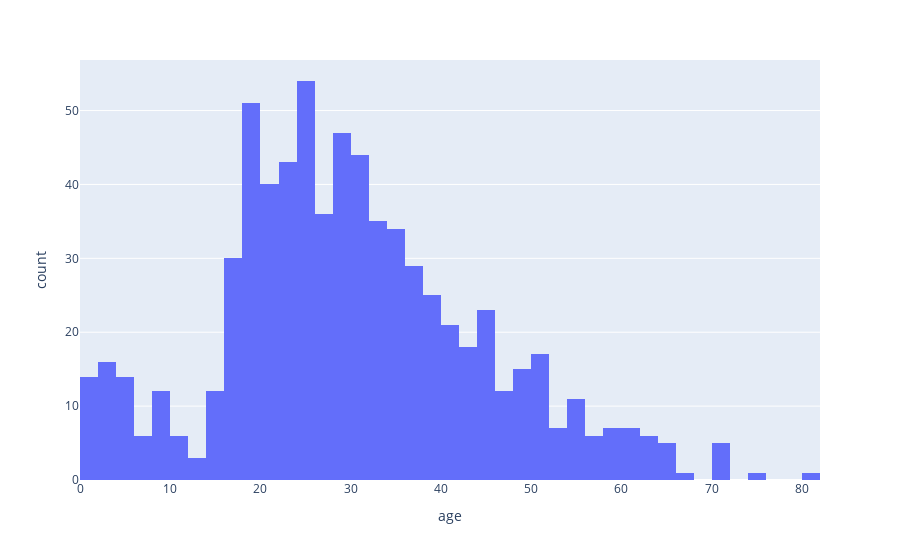

The code cell stored with this chart in its notebook:
### Markdown cell above
### 1. Show the age distribution in the data using a histogram.

### Code cell
fig = px.histogram(titanic, x="age")
fig.show()

### Figure 1 — Plotly figure (JSON) as saved in the notebook; plotly's stock layout.template omitted (floating-point values rounded to 4 significant figures; data arrays with more than 128 entries replaced by an {"elided": "..."} marker saying what was removed)
{"data": [{"alignmentgroup": "True", "bingroup": "x", "hovertemplate": "age=%{x}<br>count=%{y}<extra></extra>", "legendgroup": "", "marker": {"color": "#636efa"}, "name": "", "offsetgroup": "", "orientation": "v", "showlegend": false, "type": "histogram", "x": {"elided": "891 float values"}, "xaxis": "x", "yaxis": "y"}], "layout": {"barmode": "relative", "legend": {"tracegroupgap": 0}, "margin": {"t": 60}, "xaxis": {"anchor": "y", "domain": [0, 1], "title": {"text": "age"}}, "yaxis": {"anchor": "x", "domain": [0, 1], "title": {"text": "count"}}}}
